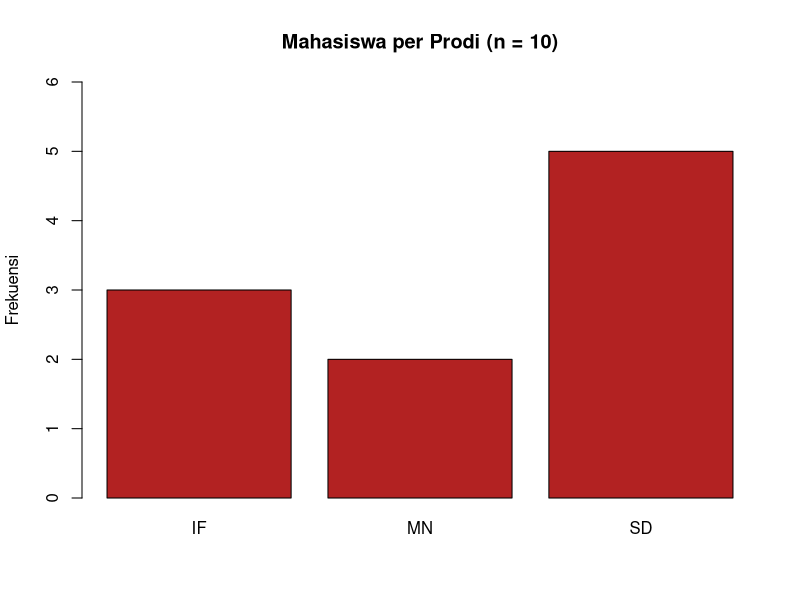
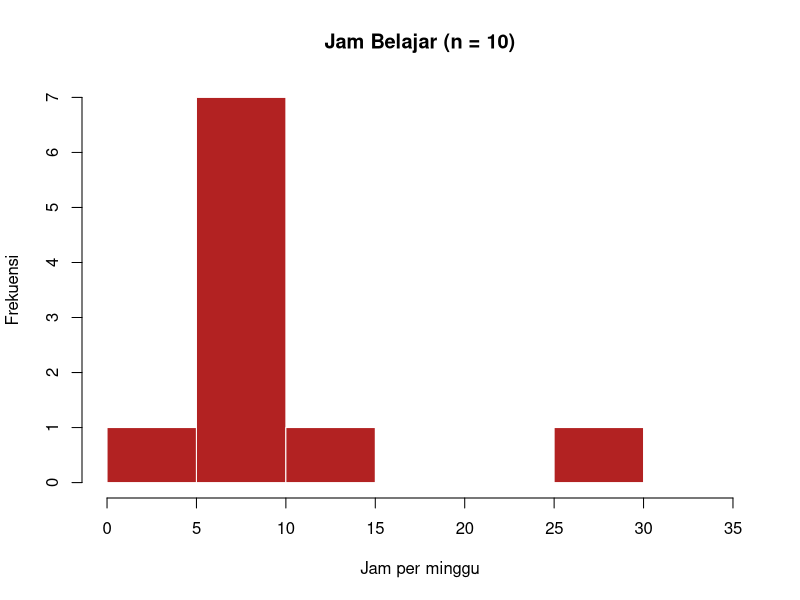
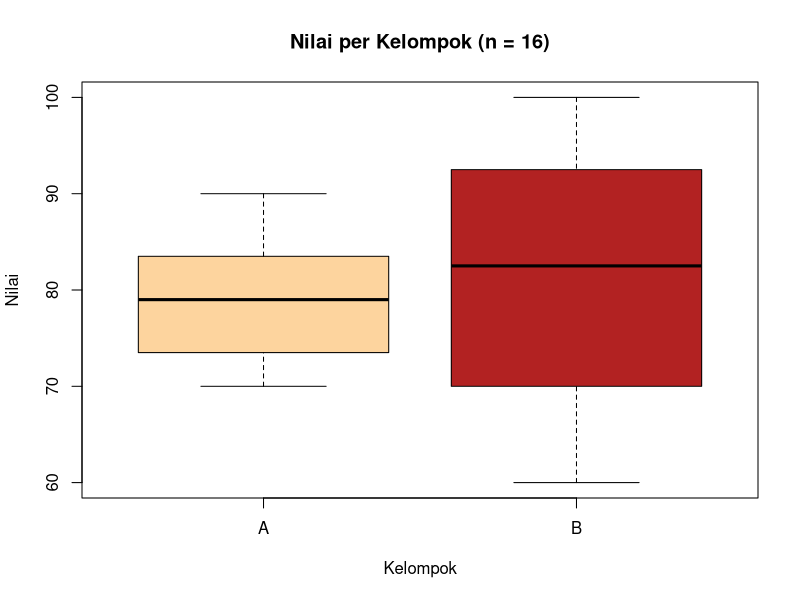
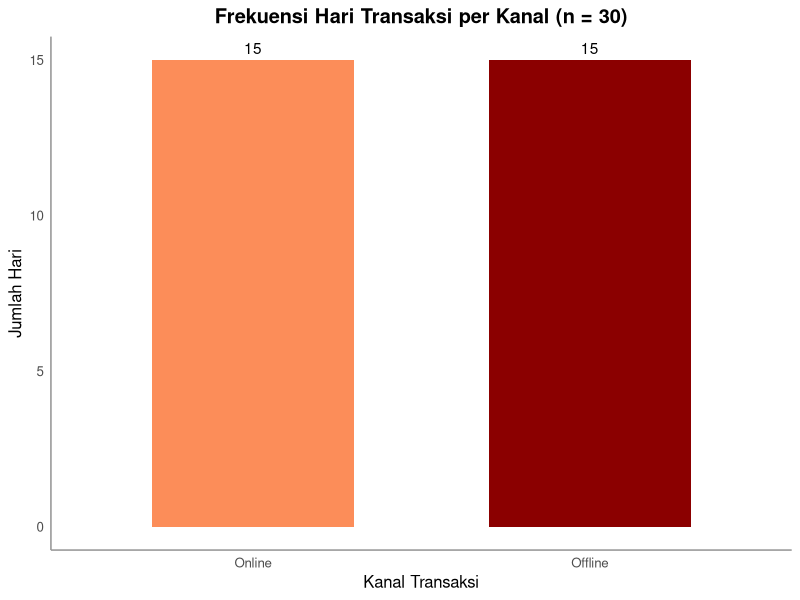
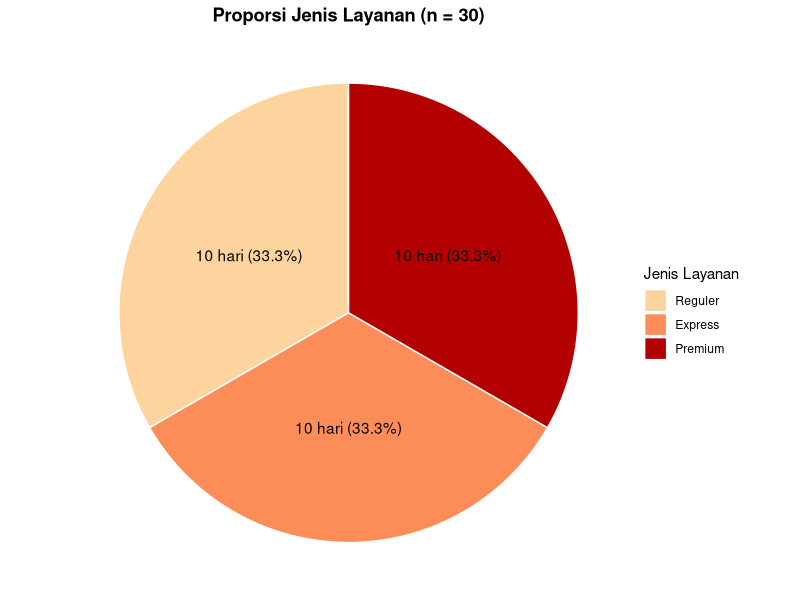
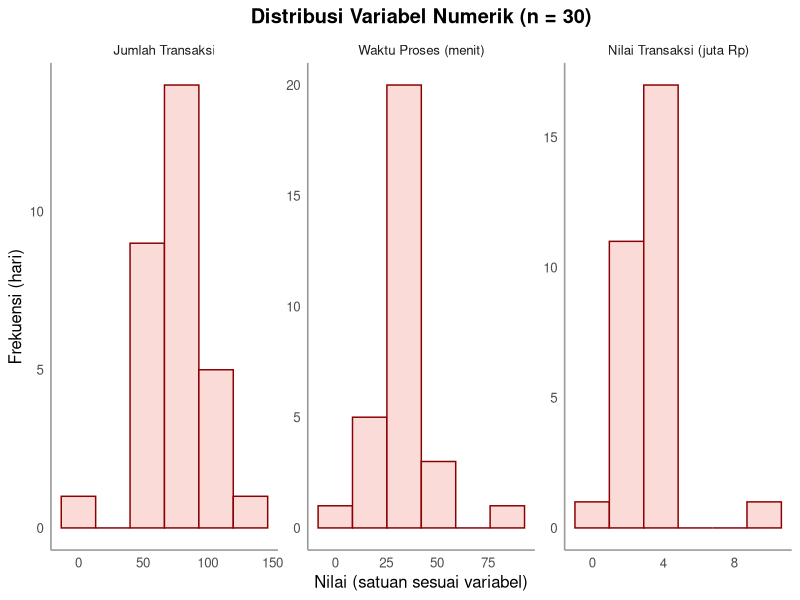
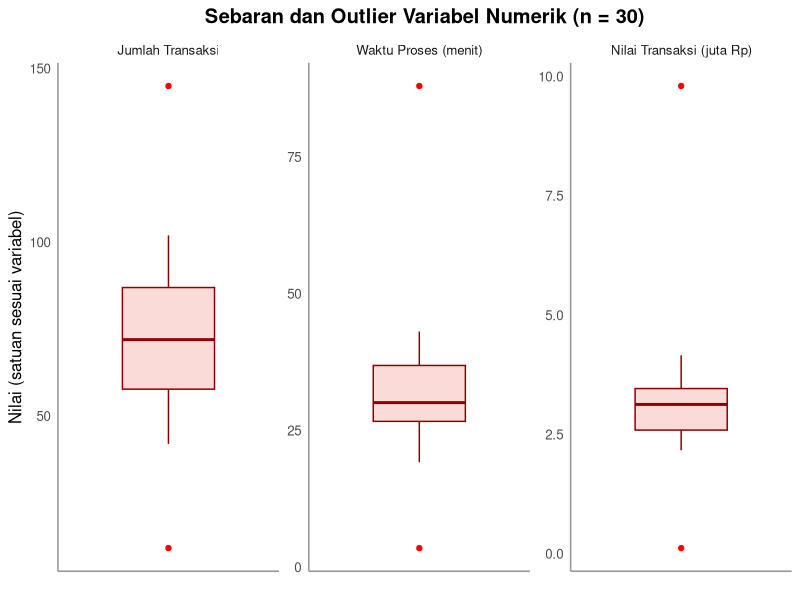
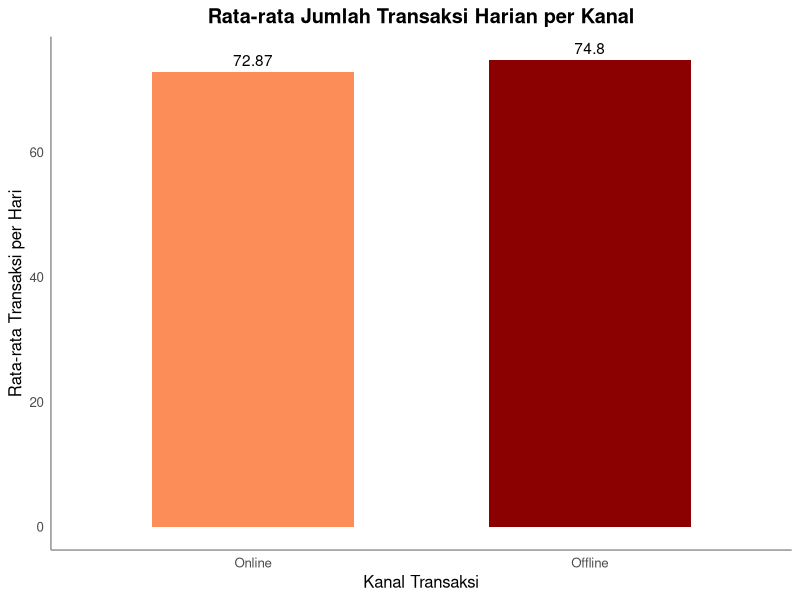

These figures' R source, in order:
## ---- chunk 1
prodi <- c("SD", "IF", "SD", "MN", "IF", "SD", "MN", "SD", "IF", "SD")
f <- table(prodi)
data.frame(f = as.numeric(f),
           relatif = as.numeric(prop.table(f)),
           kumulatif = cumsum(as.numeric(f)),
           row.names = names(f))
barplot(f, ylim = c(0, 6), col = "#B22222",
        main = "Mahasiswa per Prodi (n = 10)", ylab = "Frekuensi")
## ---- chunk 2
jam <- c(5, 6, 6, 7, 8, 8, 9, 10, 12, 30)
hist(jam, breaks = seq(0, 35, 5), col = "#B22222", border = "white",
     main = "Jam Belajar (n = 10)", xlab = "Jam per minggu", ylab = "Frekuensi")
stem(jam)
## ---- chunk 3
jam <- c(5, 6, 6, 7, 8, 8, 9, 10, 12, 30)
mean(jam); median(jam)
names(which(table(jam) == max(table(jam))))
weighted.mean(c(80, 70, 90), w = c(0.2, 0.3, 0.5))
diff(range(jam))
var(jam); sd(jam)
sd(jam) / mean(jam) * 100

jam2 <- jam[jam != 30]
c(mean = mean(jam2), median = median(jam2), sd = sd(jam2))
## ---- chunk 4
jam <- c(5, 6, 6, 7, 8, 8, 9, 10, 12, 30)
quantile(jam)
quantile(jam, probs = c(0.1, 0.9))
q1 <- quantile(jam, 0.25); q3 <- quantile(jam, 0.75)
iqr <- IQR(jam)
bawah <- q1 - 1.5 * iqr; 8
z <- (jam - mean(jam)) / sd(jam)
round(max(z), 2)
mean(jam) > median(jam)
## ---- chunk 5
kel   <- rep(c("A", "B"), each = 8)
nilai <- c(70, 72, 75, 78, 80, 82, 85, 90,
           60, 65, 75, 80, 85, 90, 95, 100)
tapply(nilai, kel, mean)
tapply(nilai, kel, sd)
tapply(nilai, kel, IQR)
boxplot(nilai ~ kel, col = c("#FDD49E", "#B22222"),
        main = "Nilai per Kelompok (n = 16)", xlab = "Kelompok", ylab = "Nilai")

z_grup <- ave(nilai, kel, FUN = function(v) (v - mean(v)) / sd(v))
round(z_grup[c(8, 14)], 2)
z_all <- scale(nilai)
round(c(mean(z_all), sd(z_all)), 2)
## ---- chunk 6
library(readxl)
library(knitr)

data_xlsx <- read_excel("Dataset_EDA_30_Observasi.xlsx", sheet = "Dataset")
data_xlsx$Tanggal <- as.Date(data_xlsx$Tanggal)

kable(data_xlsx, caption = "Dataset transaksi harian (30 observasi)")
## ---- chunk 7
library(tidyverse)
library(readxl)
library(knitr)
library(kableExtra)
library(corrplot)

knitr::opts_chunk$set(message = FALSE, warning = FALSE, fig.align = "center",
                      fig.width = 8, fig.height = 4.5)
theme_set(
  theme_minimal(base_size = 12) +
    theme(plot.title    = element_text(hjust = 0.5, face = "bold"),
          plot.subtitle = element_text(hjust = 0.5),
          panel.grid    = element_blank(),
          axis.line     = element_line(color = "grey60"))
)

warna_kanal   <- c(Online = "#FC8D59", Offline = "#8B0000")
warna_layanan <- c(Reguler = "#FDD49E", Express = "#FC8D59", Premium = "#B30000")

num_vars  <- c("Jumlah_Transaksi", "Waktu_Proses_Menit", "Nilai_Transaksi_Juta_Rp")
label_num <- c("Jumlah Transaksi", "Waktu Proses (menit)", "Nilai Transaksi (juta Rp)")

tampil <- function(x, caption = NULL, digits = 2) {
  kbl(x, caption = caption, digits = digits, align = "c") %>%
    kable_styling(latex_options = c("hold_position"), full_width = FALSE,
                  position = "center")
}

modus <- function(x) {
  f <- table(x)
  paste(names(f)[f == max(f)], collapse = ", ")
}

tabel_frek <- function(x) {
  f <- as.vector(table(x))
  data.frame(Kategori  = names(table(x)),
             Absolut   = f,
             Relatif   = f / sum(f),
             Kum_Absolut = cumsum(f),
             Kum_Relatif = cumsum(f / sum(f)))
}
## ---- chunk 8
df_raw <- read_excel("Dataset_EDA_30_Observasi.xlsx", sheet = "Dataset")

tampil(head(df_raw, 10), "Tabel 1. Sepuluh baris pertama dataset")
## ---- chunk 9
glimpse(df_raw)
dim(df_raw)
names(df_raw)
sapply(df_raw, function(x) class(x)[1])
## ---- chunk 10
df <- df_raw %>%
  mutate(Tanggal       = as.Date(Tanggal),
         Kanal         = factor(Kanal, levels = c("Online", "Offline")),
         Jenis_Layanan = factor(Jenis_Layanan, levels = c("Reguler", "Express", "Premium")),
         Hari          = row_number())
## ---- chunk 11
data.frame(
  Variabel = c("Tanggal", "Kanal", "Jenis_Layanan", "Jumlah_Transaksi",
               "Waktu_Proses_Menit", "Nilai_Transaksi_Juta_Rp"),
  Jenis    = c("Kuantitatif", "Kualitatif", "Kualitatif", "Kuantitatif", "Kuantitatif", "Kuantitatif"),
  Diskrit_Kontinu = c("Kontinu", "-", "-", "Diskrit", "Kontinu", "Kontinu"),
  Skala    = c("Interval", "Nominal", "Ordinal", "Rasio", "Rasio", "Rasio"),
  Alasan   = c("Selisih tanggal bermakna, tetapi tidak ada titik nol mutlak",
               "Hanya nama kelompok, tanpa urutan",
               "Ada tingkatan layanan, tetapi jarak antartingkat tidak terukur",
               "Hasil menghitung; nol berarti tidak ada transaksi",
               "Hasil mengukur waktu; 0 menit berarti tidak ada waktu proses",
               "Nilai uang; Rp0 berarti tidak ada nilai transaksi")
) %>%
  tampil("Tabel 2. Jenis data dan skala pengukuran")
## ---- chunk 12
data.frame(Variabel = names(df_raw), Jumlah_Missing = colSums(is.na(df_raw))) %>%
  tampil("Tabel 3. Jumlah missing value per variabel", digits = 0)
## ---- chunk 13
sum(duplicated(df_raw))
sum(duplicated(df$Tanggal))
## ---- chunk 14
tampil(tabel_frek(df$Kanal), "Tabel 4. Frekuensi Kanal", digits = 3)
tampil(tabel_frek(df$Jenis_Layanan), "Tabel 5. Frekuensi Jenis Layanan", digits = 3)
## ---- chunk 15
long <- df %>%
  pivot_longer(all_of(num_vars), names_to = "Variabel", values_to = "Nilai") %>%
  mutate(Variabel = factor(Variabel, levels = num_vars, labels = label_num))

long %>%
  group_by(Variabel) %>%
  summarise(Mean = mean(Nilai), Median = median(Nilai), Modus = modus(Nilai),
            Min = min(Nilai), Maks = max(Nilai), Range = Maks - Min,
            Varians = var(Nilai), SD = sd(Nilai), CV_persen = SD / Mean * 100) %>%
  tampil("Tabel 6. Statistika deskriptif variabel numerik (n = 30)")
## ---- chunk 16
ggplot(df, aes(x = Kanal, fill = Kanal)) +
  geom_bar(width = 0.6) +
  geom_text(stat = "count", aes(label = after_stat(count)), vjust = -0.5) +
  scale_fill_manual(values = warna_kanal) +
  labs(title = "Frekuensi Hari Transaksi per Kanal (n = 30)",
       x = "Kanal Transaksi", y = "Jumlah Hari") +
  theme(legend.position = "none")
## ---- chunk 17
df %>%
  count(Jenis_Layanan) %>%
  mutate(Persen = round(n / sum(n) * 100, 1)) %>%
  ggplot(aes(x = "", y = n, fill = Jenis_Layanan)) +
  geom_col(width = 1, color = "white") +
  coord_polar(theta = "y") +
  geom_text(aes(label = paste0(n, " hari (", Persen, "%)")),
            position = position_stack(vjust = 0.5)) +
  scale_fill_manual(values = warna_layanan) +
  labs(title = "Proporsi Jenis Layanan (n = 30)", fill = "Jenis Layanan") +
  theme_void() +
  theme(plot.title = element_text(hjust = 0.5, face = "bold"))
## ---- chunk 18
ggplot(long, aes(x = Nilai)) +
  geom_histogram(bins = 6, fill = "#FADBD8", color = "#8B0000") +
  facet_wrap(~ Variabel, scales = "free") +
  labs(title = "Distribusi Variabel Numerik (n = 30)",
       x = "Nilai (satuan sesuai variabel)", y = "Frekuensi (hari)")
## ---- chunk 19
ggplot(long, aes(x = "", y = Nilai)) +
  geom_boxplot(fill = "#FADBD8", color = "#8B0000", outlier.color = "red", width = 0.5) +
  facet_wrap(~ Variabel, scales = "free_y") +
  labs(title = "Sebaran dan Outlier Variabel Numerik (n = 30)",
       x = NULL, y = "Nilai (satuan sesuai variabel)")
## ---- chunk 20
long %>%
  group_by(Variabel, Kanal) %>%
  summarise(Mean = mean(Nilai), Median = median(Nilai), SD = sd(Nilai), IQR = IQR(Nilai)) %>%
  tampil("Tabel 7. Mean, median, SD, dan IQR per kanal (n = 15 per kanal)")
## ---- chunk 21
df %>%
  group_by(Kanal) %>%
  summarise(Rata2 = mean(Jumlah_Transaksi)) %>%
  ggplot(aes(x = Kanal, y = Rata2, fill = Kanal)) +
  geom_col(width = 0.6) +
  geom_text(aes(label = round(Rata2, 2)), vjust = -0.5) +
  scale_fill_manual(values = warna_kanal) +
  labs(title = "Rata-rata Jumlah Transaksi Harian per Kanal",
       x = "Kanal Transaksi", y = "Rata-rata Transaksi per Hari") +
  theme(legend.position = "none")
## ---- chunk 22
ggplot(df, aes(x = Kanal, y = Waktu_Proses_Menit, fill = Kanal)) +
  geom_boxplot(width = 0.5, outlier.color = "red") +
  scale_fill_manual(values = warna_kanal) +
  labs(title = "Distribusi Waktu Proses per Kanal (n = 15 per kanal)",
       x = "Kanal Transaksi", y = "Waktu Proses (menit)") +
  theme(legend.position = "none")
## ---- chunk 23
ggplot(df, aes(x = Jenis_Layanan, y = Nilai_Transaksi_Juta_Rp, fill = Jenis_Layanan)) +
  geom_boxplot(width = 0.5, outlier.color = "red") +
  scale_fill_manual(values = warna_layanan) +
  labs(title = "Nilai Transaksi per Jenis Layanan (n = 10 per layanan)",
       x = "Jenis Layanan", y = "Nilai Transaksi (juta Rp)") +
  theme(legend.position = "none")

df %>%
  group_by(Jenis_Layanan) %>%
  summarise(Mean = mean(Nilai_Transaksi_Juta_Rp), Median = median(Nilai_Transaksi_Juta_Rp)) %>%
  tampil("Tabel 8. Nilai transaksi (juta Rp) per jenis layanan")
## ---- chunk 24
cor(df$Jumlah_Transaksi, df$Nilai_Transaksi_Juta_Rp)

ggplot(df, aes(x = Jumlah_Transaksi, y = Nilai_Transaksi_Juta_Rp)) +
  geom_point(color = "#B22222", size = 2.8) +
  geom_smooth(method = "lm", formula = y ~ x, color = "#8B0000", fill = "#FADBD8") +
  labs(title = "Jumlah Transaksi vs Nilai Transaksi (n = 30)",
       x = "Jumlah Transaksi per Hari", y = "Nilai Transaksi (juta Rp)")
## ---- chunk 25
cor(df$Jumlah_Transaksi, df$Waktu_Proses_Menit)

ggplot(df, aes(x = Jumlah_Transaksi, y = Waktu_Proses_Menit)) +
  geom_point(color = "#FC8D59", size = 2.8) +
  geom_smooth(method = "lm", formula = y ~ x, color = "#8B0000", fill = "#FADBD8") +
  labs(title = "Jumlah Transaksi vs Waktu Proses (n = 30)",
       x = "Jumlah Transaksi per Hari", y = "Waktu Proses (menit)")
## ---- chunk 26
ggplot(df, aes(x = Jumlah_Transaksi, y = Nilai_Transaksi_Juta_Rp, color = Kanal)) +
  geom_point(aes(size = Waktu_Proses_Menit), alpha = 0.75) +
  geom_smooth(method = "lm", formula = y ~ x, se = FALSE) +
  scale_color_manual(values = c(Online = "#FC8D59", Offline = "#8B0000")) +
  labs(title = "Jumlah vs Nilai Transaksi per Kanal",
       subtitle = "Ukuran titik = waktu proses",
       x = "Jumlah Transaksi per Hari", y = "Nilai Transaksi (juta Rp)",
       color = "Kanal", size = "Waktu Proses (menit)")
## ---- chunk 27
hari_ekstrem <- c(8, 12, 17, 23, 26, 28)
df_normal    <- filter(df, !Hari %in% hari_ekstrem)

bind_rows(
  df %>% group_by(Kanal) %>%
    summarise(r = cor(Jumlah_Transaksi, Nilai_Transaksi_Juta_Rp)) %>%
    mutate(Data = "Semua data"),
  df_normal %>% group_by(Kanal) %>%
    summarise(r = cor(Jumlah_Transaksi, Nilai_Transaksi_Juta_Rp)) %>%
    mutate(Data = "Tanpa 6 hari ekstrem")
) %>%
  tampil("Tabel 9. Korelasi jumlah dan nilai transaksi per kanal")
## ---- chunk 28
ggplot(df, aes(x = Jenis_Layanan, y = Waktu_Proses_Menit, fill = Kanal)) +
  geom_boxplot(outlier.color = "red") +
  scale_fill_manual(values = warna_kanal) +
  labs(title = "Waktu Proses per Jenis Layanan dan Kanal (n = 5 per kombinasi)",
       x = "Jenis Layanan", y = "Waktu Proses (menit)", fill = "Kanal")

df %>%
  group_by(Jenis_Layanan, Kanal) %>%
  summarise(Mean = mean(Waktu_Proses_Menit), Median = median(Waktu_Proses_Menit),
            SD = sd(Waktu_Proses_Menit)) %>%
  tampil("Tabel 10. Waktu proses (menit) per kombinasi layanan dan kanal")
## ---- chunk 29
df %>%
  select(Tanggal, Jumlah_Transaksi, Waktu_Proses_Menit) %>%
  pivot_longer(-Tanggal, names_to = "Variabel", values_to = "Nilai") %>%
  ggplot(aes(x = Tanggal, y = Nilai, color = Variabel)) +
  geom_line() +
  geom_point() +
  geom_smooth(method = "lm", formula = y ~ x, se = FALSE, linetype = "dashed") +
  facet_wrap(~ Variabel, ncol = 1, scales = "free_y") +
  scale_color_manual(values = c(Jumlah_Transaksi = "#8B0000", Waktu_Proses_Menit = "#FC8D59")) +
  labs(title = "Tren Harian Jumlah Transaksi dan Waktu Proses (Januari 2026)",
       subtitle = "Garis putus-putus = garis tren linear",
       x = "Tanggal", y = "Nilai") +
  theme(legend.position = "none")

coef(lm(Jumlah_Transaksi ~ Hari, data = df))["Hari"]
coef(lm(Waktu_Proses_Menit ~ Hari, data = df))["Hari"]
## ---- chunk 30
kor <- cor(df[num_vars])
colnames(kor) <- rownames(kor) <- label_num

corrplot(kor, method = "color", addCoef.col = "black", tl.col = "black",
         col = colorRampPalette(c("#FDD49E", "white", "#8B0000"))(200),
         tl.srt = 25, title = "Korelasi Antar Variabel Numerik (n = 30)",
         mar = c(0, 0, 2, 0))

round(cor(df[num_vars], method = "spearman"), 2)
round(cor(df_normal[num_vars]), 2)
## ---- chunk 31
long_out <- long %>%
  group_by(Variabel) %>%
  mutate(Q1 = quantile(Nilai, 0.25),
         Q3 = quantile(Nilai, 0.75),
         IQR = Q3 - Q1,
         Batas_Bawah = Q1 - 1.5 * IQR,
         Batas_Atas  = Q3 + 1.5 * IQR,
         Outlier_IQR = Nilai < Batas_Bawah | Nilai > Batas_Atas,
         z = (Nilai - mean(Nilai)) / sd(Nilai),
         Status_z = case_when(abs(z) > 3 ~ "Outlier ekstrem",
                              abs(z) > 2 ~ "Perlu diperhatikan",
                              TRUE ~ "Normal")) %>%
  ungroup()
## ---- chunk 32
long_out %>%
  distinct(Variabel, Q1, Q3, IQR, Batas_Bawah, Batas_Atas) %>%
  tampil("Tabel 11. Q1, Q3, IQR, dan batas outlier", digits = 3)

long_out %>%
  filter(Outlier_IQR) %>%
  select(Variabel, Observasi_ke = Hari, Tanggal, Kanal, Jenis_Layanan, Nilai) %>%
  tampil("Tabel 12. Observasi di luar batas IQR")

setequal(hari_ekstrem, unique(long_out$Hari[long_out$Outlier_IQR]))
## ---- chunk 33
long_out %>%
  filter(abs(z) > 2) %>%
  select(Variabel, Observasi_ke = Hari, Tanggal, Nilai, z, Status_z) %>%
  tampil("Tabel 13. Observasi dengan |z| > 2")

long_out %>%
  group_by(Variabel) %>%
  summarise(Mean_z = mean(z), SD_z = sd(z)) %>%
  tampil("Tabel 14. Mean dan SD setelah standardisasi", digits = 3)
## ---- chunk 34
long_out %>%
  group_by(Variabel) %>%
  summarise(IQR = sum(Outlier_IQR),
            Z_lebih_2 = sum(abs(z) > 2),
            Z_lebih_3 = sum(abs(z) > 3)) %>%
  tampil("Tabel 15. Jumlah outlier menurut IQR dan z-score", digits = 0)
## ---- chunk 35
ggplot(long_out, aes(x = "", y = Nilai)) +
  geom_boxplot(fill = "#FADBD8", color = "#8B0000", outlier.color = "red", width = 0.5) +
  geom_text(data = filter(long_out, Outlier_IQR),
            aes(label = format(Tanggal, "%d %b")), hjust = -0.4, size = 3.3) +
  facet_wrap(~ Variabel, scales = "free_y") +
  labs(title = "Outlier Metode IQR pada Setiap Variabel Numerik (n = 30)",
       x = NULL, y = "Nilai (satuan sesuai variabel)")
## ---- chunk 36
df <- df %>%
  mutate(Nilai_per_Transaksi_RibuRp = Nilai_Transaksi_Juta_Rp * 1000 / Jumlah_Transaksi)

df %>%
  filter(Hari %in% hari_ekstrem) %>%
  select(Hari, Tanggal, Kanal, Jenis_Layanan, Jumlah_Transaksi, Waktu_Proses_Menit,
         Nilai_Transaksi_Juta_Rp, Nilai_per_Transaksi_RibuRp) %>%
  tampil("Tabel 16. Enam hari ekstrem dan nilai per transaksinya (ribu Rp)")

median(df$Nilai_per_Transaksi_RibuRp)
## ---- chunk 37
data.frame(Variabel    = label_num,
           Mean_semua  = sapply(df[num_vars], mean),
           Mean_tanpa  = sapply(df_normal[num_vars], mean),
           SD_semua    = sapply(df[num_vars], sd),
           SD_tanpa    = sapply(df_normal[num_vars], sd),
           row.names = NULL) %>%
  tampil("Tabel 17. Mean dan SD dengan dan tanpa 6 hari ekstrem")
## ---- chunk 38
sum(df$Jumlah_Transaksi)
sum(df$Nilai_Transaksi_Juta_Rp)

df %>%
  group_by(Kanal) %>%
  summarise(Total_Transaksi  = sum(Jumlah_Transaksi),
            Total_Nilai_Juta = sum(Nilai_Transaksi_Juta_Rp),
            Rata2_Transaksi  = mean(Jumlah_Transaksi),
            Median_Waktu     = median(Waktu_Proses_Menit),
            SD_Waktu         = sd(Waktu_Proses_Menit),
            SD_Nilai         = sd(Nilai_Transaksi_Juta_Rp)) %>%
  tampil("Tabel 18. Perbandingan kinerja Online dan Offline")
